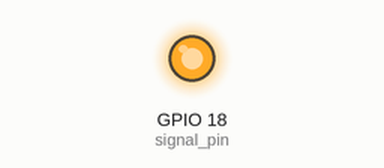
Simulated run of this program. Board: Raspberry Pi (BCM pin numbers). Parts: output pins drawn as LEDs (lit = HIGH).

Above: at 1.0 s.
At 5.5 s:
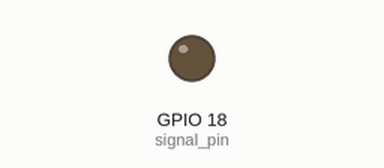
Timing chart, 0 to 6.9 s (numbered marks = the images above):
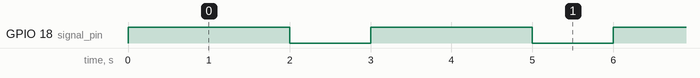

The program:

blink.py
```python
# LED 깜빡이기

import RPi.GPIO as GPIO
import time

signal_pin = 18

# GPIO.setmode(GPIO.BOARD) # 1 ~ 40
GPIO.setmode(GPIO.BCM) # GPIO 18, GROUND
GPIO.setup(signal_pin, GPIO.OUT) # GPIO핀에다가 출력을 설정

while (True):

    GPIO.output(signal_pin, True) # GPIO핀예 전압시그널 온
    time.sleep(2) # 2초동안 불킴
    GPIO.output(signal_pin, False) # GPIO핀예 전압시그널 오프
    time.sleep(1) # 1초동안 불끈상태로 대기
```

Measured:
- by itself, GPIO 18 (signal_pin): alternates HIGH for 2.0 s and LOW for 1.0 s
